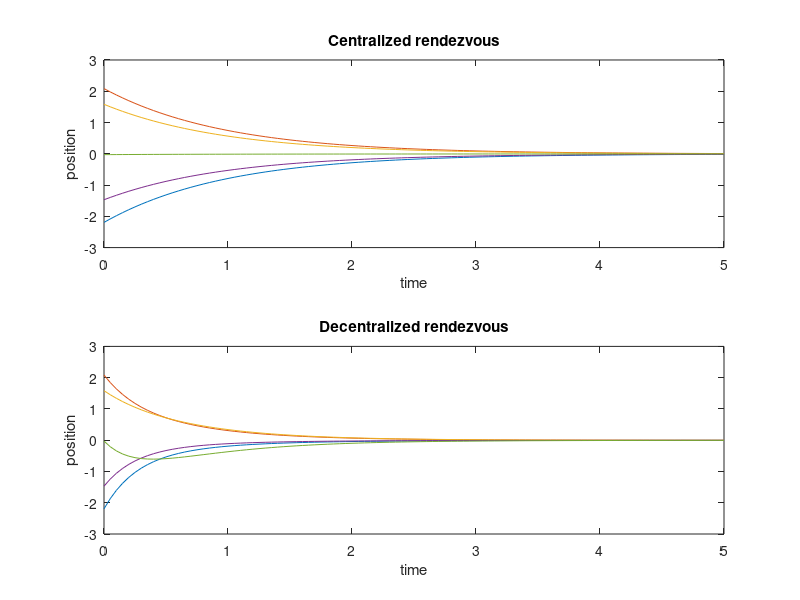

Reproduce this figure in MATLAB.
function multi_robot_rendezvous
    N = 5;
    dt = 0.05;
    T  = 5.0;
    steps = round(T / dt);
    k_gain = 1.0;

    rng(1);
    p0 = -3 + 6 * rand(N,1);

    % ring neighbors
    neighbors = cell(N,1);
    for i = 1:N
        neighbors{i} = [mod(i-2,N)+1, mod(i,N)+1]; % 1-based ring
    end

    p_central = p0;
    p_decent  = p0;

    p_hist_central = zeros(N, steps+1);
    p_hist_decent  = zeros(N, steps+1);
    p_hist_central(:,1) = p_central;
    p_hist_decent(:,1)  = p_decent;

    for k = 1:steps
        p_central = centralized_step(p_central, p0, k_gain, dt);
        p_decent  = decentralized_step(p_decent, neighbors, k_gain, dt);
        p_hist_central(:,k+1) = p_central;
        p_hist_decent(:,k+1)  = p_decent;
    end

    t = 0:dt:T;
    figure;
    subplot(2,1,1);
    plot(t, p_hist_central);
    title('Centralized rendezvous');
    xlabel('time'); ylabel('position');

    subplot(2,1,2);
    plot(t, p_hist_decent);
    title('Decentralized rendezvous');
    xlabel('time'); ylabel('position');
end

function p_next = centralized_step(p, p0, k_gain, dt)
    N = numel(p);
    p_avg0 = mean(p0);
    u = -k_gain * (p - p_avg0);
    p_next = p + dt * u;
end

function p_next = decentralized_step(p, neighbors, k_gain, dt)
    N = numel(p);
    u = zeros(N,1);
    for i = 1:N
        s = 0.0;
        for j = neighbors{i}
            s = s + (p(i) - p(j));
        end
        u(i) = -k_gain * s;
    end
    p_next = p + dt * u;
end
      
